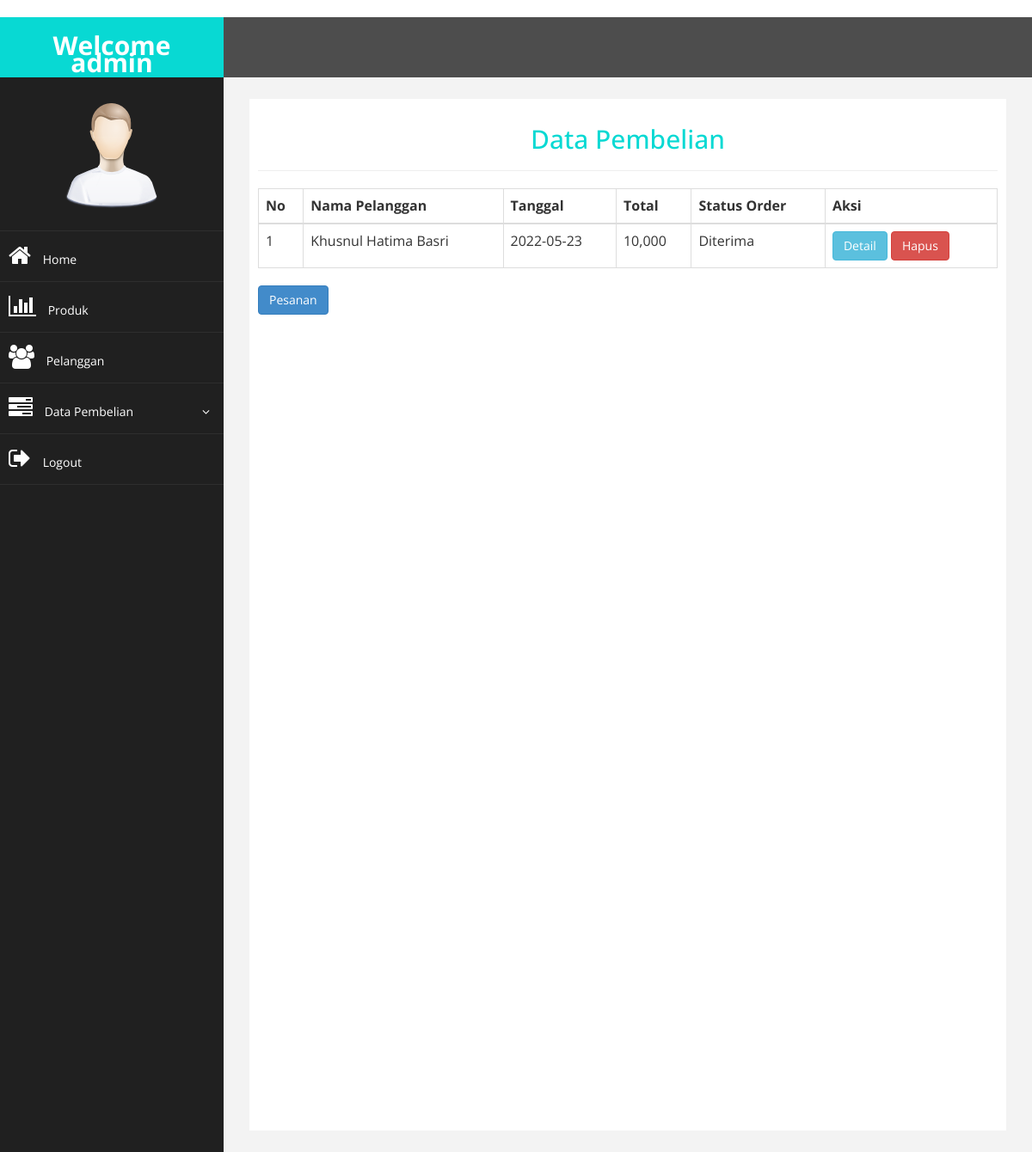
Screenshot of /admin/index.php?halaman=beliselesai (signed in) with the database file from the repository.
### tables this page shows
CREATE TABLE `pembelian` (
  `id_pembelian` int(11) NOT NULL,
  `id_pelanggan` int(11) NOT NULL,
  `tanggal_pembelian` date NOT NULL,
  `status_pembelian` varchar(50) NOT NULL,
  `total_pembelian` int(11) NOT NULL
);

CREATE TABLE `pelanggan` (
  `id_pelanggan` int(10) NOT NULL,
  `email_pelanggan` varchar(100) NOT NULL,
  `password_pelanggan` varchar(50) NOT NULL,
  `nama_pelanggan` varchar(100) NOT NULL,
  `telepon_pelanggan` varchar(25) NOT NULL,
  `alamat_pelanggan` text NOT NULL
);

### admin/beliselesai.php (the view)
<h2><center>Data Pembelian</center></h2>
<hr>
<table class="table table-bordered">
  <thead>
    <tr>
      <th>No</th>
      <th>Nama Pelanggan</th>
      <th>Tanggal</th>
      <th>Total</th>
      <th>Status Order</th>
      <th>Aksi</th>
    </tr>
  </thead>
  <?php $nomor=1; ?>
  <?php $ambil = $koneksi->query("SELECT * FROM pembelian JOIN pelanggan ON pembelian.id_pelanggan = pelanggan.id_pelanggan and status_pembelian='Diterima'"); ?>
  <?php while ($pecah = $ambil->fetch_assoc()) { ?>
  <tr>
    <td><?php echo $nomor; ?></td>
    <td><?php echo $pecah['nama_pelanggan']; ?></td>
    <td><?php echo $pecah['tanggal_pembelian']; ?></td>
    <td><?php echo number_format($pecah['total_pembelian']); ?></td>
    <td><?php echo $pecah['status_pembelian']; ?></td>
    <td style=" max-width: 160px;">
      <a href="index.php?halaman=detail&id=<?php echo $pecah['id_pembelian']; ?> " class="btn btn-info"> Detail </a>
      <a href="index.php?halaman=hapuspembelian&id=<?php echo $pecah['id_pembelian']; ?> " class="btn btn-danger"> Hapus </a>
    </td>
  </tr>
  <?php $nomor++; ?>
<?php } ?>
</table>
<a href="index.php?halaman=pembelian" class="btn btn-primary">Pesanan</a>

### admin/assets/css/custom.css (style rules this page uses)
body { font-family: 'Open Sans', sans-serif; }
h2 { color: #08D9D3; }

### rows the page displays
pembelian: id_pelanggan.nama_pelanggan "Khusnul Hatima Basri", tanggal_pembelian "2022-05-23", total_pembelian "10,000", status_pembelian "Diterima"

### other values shown
$_SESSION['user'] "admin"
